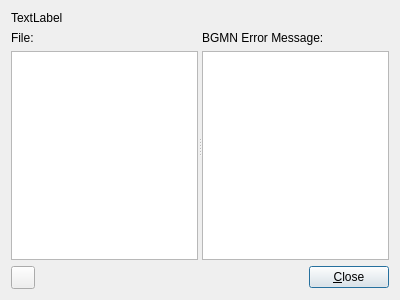
<?xml version="1.0" encoding="UTF-8"?>
<ui version="4.0">
 <class>BgmnIndexingErrorDialog</class>
 <widget class="QDialog" name="BgmnIndexingErrorDialog">
  <property name="geometry">
   <rect>
    <x>0</x>
    <y>0</y>
    <width>400</width>
    <height>300</height>
   </rect>
  </property>
  <property name="windowTitle">
   <string>Indexing Reference Structures</string>
  </property>
  <layout class="QVBoxLayout" name="verticalLayout_3">
   <item>
    <widget class="QLabel" name="labelLabel">
     <property name="text">
      <string>TextLabel</string>
     </property>
    </widget>
   </item>
   <item>
    <widget class="QSplitter" name="splitter">
     <property name="sizePolicy">
      <sizepolicy hsizetype="Expanding" vsizetype="Expanding">
       <horstretch>0</horstretch>
       <verstretch>0</verstretch>
      </sizepolicy>
     </property>
     <property name="orientation">
      <enum>Qt::Horizontal</enum>
     </property>
     <widget class="QWidget" name="layoutWidget">
      <layout class="QVBoxLayout" name="verticalLayout">
       <item>
        <widget class="QLabel" name="label_2">
         <property name="text">
          <string>File:</string>
         </property>
        </widget>
       </item>
       <item>
        <widget class="QListWidget" name="listWidgetFiles"/>
       </item>
      </layout>
     </widget>
     <widget class="QWidget" name="layoutWidget">
      <layout class="QVBoxLayout" name="verticalLayout_2">
       <item>
        <widget class="QLabel" name="label">
         <property name="text">
          <string>BGMN Error Message:</string>
         </property>
        </widget>
       </item>
       <item>
        <widget class="QPlainTextEdit" name="textEditErrorMessage"/>
       </item>
      </layout>
     </widget>
    </widget>
   </item>
   <item>
    <layout class="QHBoxLayout" name="horizontalLayout">
     <item>
      <widget class="QToolButton" name="toolButtonClipboard">
       <property name="icon">
        <iconset theme="profex-document-copy"/>
       </property>
      </widget>
     </item>
     <item>
      <spacer name="horizontalSpacer">
       <property name="orientation">
        <enum>Qt::Horizontal</enum>
       </property>
       <property name="sizeHint" stdset="0">
        <size>
         <width>40</width>
         <height>20</height>
        </size>
       </property>
      </spacer>
     </item>
     <item>
      <widget class="QPushButton" name="pushButtonClose">
       <property name="text">
        <string>&amp;Close</string>
       </property>
      </widget>
     </item>
    </layout>
   </item>
  </layout>
 </widget>
 <resources/>
 <connections>
  <connection>
   <sender>pushButtonClose</sender>
   <signal>clicked()</signal>
   <receiver>BgmnIndexingErrorDialog</receiver>
   <slot>close()</slot>
   <hints>
    <hint type="sourcelabel">
     <x>333</x>
     <y>275</y>
    </hint>
    <hint type="destinationlabel">
     <x>399</x>
     <y>243</y>
    </hint>
   </hints>
  </connection>
  <connection>
   <sender>listWidgetFiles</sender>
   <signal>currentItemChanged(QListWidgetItem*,QListWidgetItem*)</signal>
   <receiver>BgmnIndexingErrorDialog</receiver>
   <slot>fileSelectionChanged(QListWidgetItem*,QListWidgetItem*)</slot>
   <hints>
    <hint type="sourcelabel">
     <x>91</x>
     <y>95</y>
    </hint>
    <hint type="destinationlabel">
     <x>130</x>
     <y>0</y>
    </hint>
   </hints>
  </connection>
  <connection>
   <sender>toolButtonClipboard</sender>
   <signal>clicked()</signal>
   <receiver>BgmnIndexingErrorDialog</receiver>
   <slot>copyToClipboard()</slot>
   <hints>
    <hint type="sourcelabel">
     <x>23</x>
     <y>276</y>
    </hint>
    <hint type="destinationlabel">
     <x>5</x>
     <y>160</y>
    </hint>
   </hints>
  </connection>
 </connections>
 <slots>
  <slot>fileSelectionChanged(QListWidgetItem*,QListWidgetItem*)</slot>
  <slot>copyToClipboard()</slot>
 </slots>
</ui>
